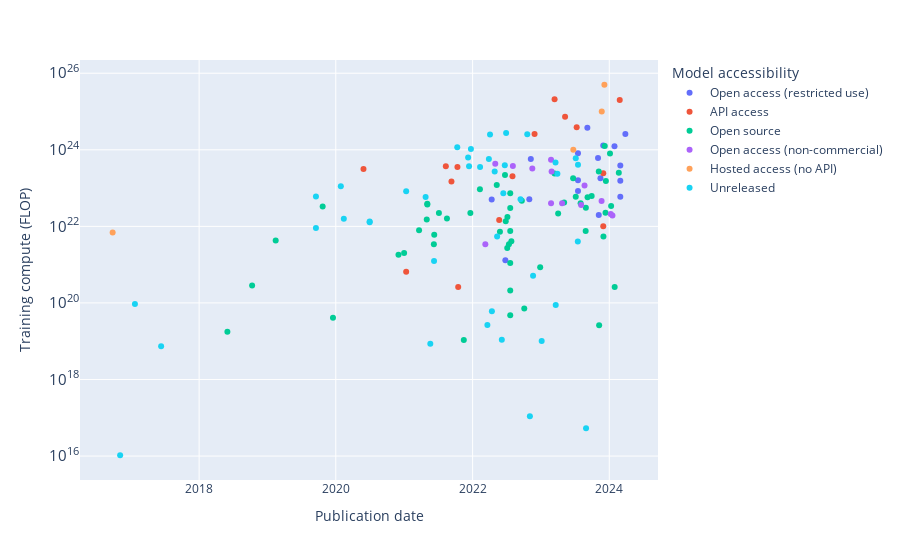

The cell this chart's notebook holds for it:
### Code cell
fig = px.scatter(
    access_df,
    x='Publication date',
    y='Training compute (FLOP)',
    color='Model accessibility',
    hover_data=['System'],
    log_y=True,
)

save_plot(fig, results_dir, 'training_compute_by_model_accessibility')

fig.show()

### Figure 1 — Plotly figure (JSON) as saved in the notebook; plotly's stock layout.template omitted (floating-point values rounded to 4 significant figures)
{"data": [{"customdata": [["DBRX"], ["StarCoder 2 15B"], ["StarCoder 2 7B"], ["StarCoder 2 3B"], ["Code Llama-70B"], ["Qwen-72B"], ["Nemotron-3-8B"], ["CogVLM"], ["Yi-34B"], ["Falcon 180B"], ["Llama 2-70B"], ["Llama 2-7B"], ["Llama 2-13B"], ["BLOOM-176B"], ["Taiyi-Stable Diffusion"], ["GPT-SW3"], ["Stable Diffusion (LDM-KL-8-G)"]], "hovertemplate": "Model accessibility=Open access (restricted use)<br>Publication date=%{x}<br>Training compute (FLOP)=%{y}<br>System=%{customdata[0]}<extra></extra>", "legendgroup": "Open access (restricted use)", "marker": {"color": "#636efa", "symbol": "circle"}, "mode": "markers", "name": "Open access (restricted use)", "orientation": "v", "showlegend": true, "type": "scatter", "x": ["2024-03-27", "2024-02-29", "2024-02-29", "2024-02-29", "2024-01-29", "2023-11-30", "2023-11-15", "2023-11-06", "2023-11-02", "2023-09-06", "2023-07-18", "2023-07-18", "2023-07-18", "2022-11-08", "2022-10-31", "2022-06-25", "2022-04-13"], "xaxis": "x", "y": [2.6e+24, 3.87e+23, 1.55e+23, 5.94e+22, 1.23e+24, 1.3e+24, 1.8e+23, 1.988e+22, 6.1e+23, 3.76e+24, 8.1e+23, 8.4e+22, 1.6e+23, 5.77e+23, 5.1e+22, 1.3e+21, 5e+22], "yaxis": "y"}, {"customdata": [["Mistral Large"], ["Granite 13B"], ["Cohere Command Light"], ["Claude 2"], ["PaLM 2"], ["GPT-4"], ["GPT-3.5 (text-davinci-003)"], ["AlexaTM 20B"], ["Imagen"], ["PAGnol-XL"], ["Yuan 1.0"], ["HyperCLOVA"], ["Jurassic-1-Jumbo"], ["Wu Dao - Wen Yuan"], ["GPT-3 175B (davinci)"]], "hovertemplate": "Model accessibility=API access<br>Publication date=%{x}<br>Training compute (FLOP)=%{y}<br>System=%{customdata[0]}<extra></extra>", "legendgroup": "API access", "marker": {"color": "#EF553B", "symbol": "circle"}, "mode": "markers", "name": "API access", "orientation": "v", "showlegend": true, "type": "scatter", "x": ["2024-02-26", "2023-11-30", "2023-11-30", "2023-07-11", "2023-05-10", "2023-03-15", "2022-11-28", "2022-08-02", "2022-05-23", "2021-10-16", "2021-10-12", "2021-09-10", "2021-08-11", "2021-01-11", "2020-05-28"], "xaxis": "x", "y": [2e+25, 2.44e+23, 1.001e+22, 3.866e+24, 7.34e+24, 2.1e+25, 2.578e+24, 2.044e+23, 1.46e+22, 259200000000000000000, 3.538e+23, 1.476e+23, 3.7e+23, 650280960000000000000, 3.14e+23], "yaxis": "y"}, {"customdata": [["Gemma 7B"], ["LLaVA-NeXT-34B (LLaVA-1.6)"], ["DeepSeekMoE-16B"], ["DeepSeek LLM 67B"], ["Poro34B (700B token checkpoint)"], ["Phi-2"], ["XVERSE-65B-2"], ["Mamba-2.8B"], ["MultiBand Diffusion"], ["Whisper v3"], ["StableLM-3B-4E1T"], ["FLM-101B"], ["Jais"], ["PeptideBERT"], ["JIANG"], ["CodeGen2.5"], ["MPT-30B"], ["MPT-7B"], ["Pythia-12b"], ["Falcon-40B"], ["Hybrid H3-2.7B"], ["DiffDock"], ["Whisper"], ["ProtGPT2"], ["ESM2-15B"], ["ESM2-3B"], ["ESM2-650M"], ["ESM2-150M"], ["ESM2-35M"], ["ESM2-8M"], ["Rita-XLarge"], ["NLLB"], ["CodeT5-large"], ["ProGen2-xlarge"], ["YaLM"], ["Tranception"], ["UL2"], ["GPT-NeoX-20B"], ["XGLM"], ["EquiDock"], ["ProteinLM"], ["ERNIE 3.0"], ["DeBERTa"], ["ViT-G/14"], ["ProtT5-XXL-BFD"], ["ProtBERT-BFD"], ["GPT-J-6B"], ["GPT-Neo-2.7B"], ["AraGPT2-Mega"], ["CPM-Large"], ["SeqVec"], ["T5-11B"], ["GPT-2 (1.5B)"], ["BERT-Large"], ["GPT"]], "hovertemplate": "Model accessibility=Open source<br>Publication date=%{x}<br>Training compute (FLOP)=%{y}<br>System=%{customdata[0]}<extra></extra>", "legendgroup": "Open source", "marker": {"color": "#00cc96", "symbol": "circle"}, "mode": "markers", "name": "Open source", "orientation": "v", "showlegend": true, "type": "scatter", "x": ["2024-02-21", "2024-01-30", "2024-01-11", "2024-01-05", "2023-12-14", "2023-12-12", "2023-12-08", "2023-12-01", "2023-11-08", "2023-11-06", "2023-09-29", "2023-09-07", "2023-08-29", "2023-08-28", "2023-08-01", "2023-07-06", "2023-06-22", "2023-05-05", "2023-04-03", "2023-03-15", "2022-12-28", "2022-10-04", "2022-09-21", "2022-07-27", "2022-07-21", "2022-07-21", "2022-07-21", "2022-07-21", "2022-07-21", "2022-07-21", "2022-07-14", "2022-07-06", "2022-07-05", "2022-06-27", "2022-06-23", "2022-05-27", "2022-05-10", "2022-02-09", "2021-12-20", "2021-11-15", "2021-08-17", "2021-07-05", "2021-06-10", "2021-06-08", "2021-05-04", "2021-05-04", "2021-05-01", "2021-03-21", "2020-12-31", "2020-12-01", "2019-12-17", "2019-10-23", "2019-02-14", "2018-10-11", "2018-06-01"], "xaxis": "x", "y": [2.52e+23, 258785280000000000000, 3.4e+22, 8.04e+23, 1.53e+23, 2.27e+22, 1.248e+24, 5.4e+21, 26000000000000000000, 2.7e+23, 6.21e+22, 5.72e+22, 3.08e+22, 7.6e+21, 4.03e+22, 5.9e+22, 1.8e+23, 4.2e+22, 2.16e+22, 2.4e+23, 849000000000000000000, 72000000000000000000, 4.65e+22, 4.1e+21, 7.35e+22, 3e+22, 7.56e+21, 1.1e+21, 209999999999999970000, 48000000000000000000, 3.4e+21, 1.751e+22, 2.72e+21, 1.35e+22, 2.2e+23, 7.24e+21, 1.2e+23, 9.316e+22, 2.25e+22, 10800000000000000000, 1.6e+22, 2.25e+22, 6e+21, 3.4e+21, 3.7e+22, 3.9e+22, 1.5e+22, 7.9e+21, 2e+21, 1.8e+21, 41000000000000000000, 3.3e+22, 4.3e+21, 285000000000000000000, 17578125000000000000], "yaxis": "y"}, {"customdata": [["StableLM-2-1.6B"], ["Stable Code 3B"], ["Orca 2-13B"], ["IDEFICS"], ["Weblab-10B"], ["WizardLM-7B"], ["LLaMA-33B"], ["LLaMA-65B"], ["LLaMA-7B"], ["Galactica"], ["GLM-130B"], ["OPT-175B"], ["ViT-G (model soup)"]], "hovertemplate": "Model accessibility=Open access (non-commercial)<br>Publication date=%{x}<br>Training compute (FLOP)=%{y}<br>System=%{customdata[0]}<extra></extra>", "legendgroup": "Open access (non-commercial)", "marker": {"color": "#ab63fa", "symbol": "circle"}, "mode": "markers", "name": "Open access (non-commercial)", "orientation": "v", "showlegend": true, "type": "scatter", "x": ["2024-01-18", "2024-01-09", "2023-11-21", "2023-08-22", "2023-08-04", "2023-04-24", "2023-02-27", "2023-02-24", "2023-02-24", "2022-11-16", "2022-08-04", "2022-05-02", "2022-03-10"], "xaxis": "x", "y": [1.92e+22, 2.106e+22, 4.6e+22, 1.159e+23, 3.6e+22, 4.02e+22, 2.73e+23, 5.5e+23, 4.02e+22, 3.24e+23, 3.778e+23, 4.3e+23, 3.4e+21], "yaxis": "y"}, {"customdata": [["Gemini Ultra"], ["Inflection-2"], ["Inflection-1"], ["GNMT"]], "hovertemplate": "Model accessibility=Hosted access (no API)<br>Publication date=%{x}<br>Training compute (FLOP)=%{y}<br>System=%{customdata[0]}<extra></extra>", "legendgroup": "Hosted access (no API)", "marker": {"color": "#FFA15A", "symbol": "circle"}, "mode": "markers", "name": "Hosted access (no API)", "orientation": "v", "showlegend": true, "type": "scatter", "x": ["2023-12-06", "2023-11-22", "2023-06-23", "2016-09-26"], "xaxis": "x", "y": [5e+25, 1.001e+25, 1e+24, 6.9e+21], "yaxis": "y"}, {"customdata": [["Swift"], ["Llama 2-34B"], ["RetNet"], ["xTrimoPGLM -100B"], ["BloombergGPT"], ["Sparse Wide GPT-3 Small"], ["PanGu-Σ"], ["VALL-E"], ["AR-LDM"], ["Mogrifier RLSTM (WT2)"], ["U-PaLM (540B)"], ["PaLI"], ["Minerva (540B)"], ["Parti"], ["CoCa"], ["DITTO"], ["Gato"], ["Flamingo"], ["Sparse all-MLP"], ["PaLM (540B)"], ["Chinchilla"], ["Segatron-XL large, M=384 + HCP"], ["LaMDA"], ["ERNIE 3.0 Titan"], ["GLaM"], ["Gopher (280B)"], ["Megatron-Turing NLG 530B"], ["EMDR"], ["MedBERT"], ["PanGu-α"], ["Switch"], ["GShard (dense)"], ["GShard (600B)"], ["Turing-NLG"], ["Meena"], ["Megatron-BERT"], ["Megatron-LM (8.3B)"], ["Transformer"], ["MoE"], ["Neural Architecture Search with base 8 and shared embeddings"]], "hovertemplate": "Model accessibility=Unreleased<br>Publication date=%{x}<br>Training compute (FLOP)=%{y}<br>System=%{customdata[0]}<extra></extra>", "legendgroup": "Unreleased", "marker": {"color": "#19d3f3", "symbol": "circle"}, "mode": "markers", "name": "Unreleased", "orientation": "v", "showlegend": true, "type": "scatter", "x": ["2023-08-30", "2023-07-18", "2023-07-17", "2023-07-06", "2023-03-30", "2023-03-21", "2023-03-20", "2023-01-05", "2022-11-20", "2022-11-03", "2022-10-20", "2022-09-14", "2022-06-29", "2022-06-22", "2022-06-14", "2022-06-06", "2022-05-12", "2022-04-29", "2022-04-14", "2022-04-04", "2022-03-29", "2022-03-21", "2022-02-10", "2021-12-23", "2021-12-13", "2021-12-08", "2021-10-11", "2021-06-09", "2021-05-20", "2021-04-25", "2021-01-11", "2020-06-30", "2020-06-30", "2020-02-13", "2020-01-28", "2019-09-17", "2019-09-17", "2017-06-12", "2017-01-23", "2016-11-05"], "xaxis": "x", "y": [53370000000000000, 4.08e+23, 4.02e+21, 6e+23, 2.36e+23, 88400000000000000000, 4.67e+23, 10100000000000000000, 510000000000000000000, 109000000000000000, 2.53e+24, 5.1e+22, 2.742e+24, 3.963e+23, 7.3e+22, 11000000000000000000, 5.44e+21, 2.7e+23, 60770304000000000000, 2.527e+24, 5.76e+23, 26500000000000000000, 3.55e+23, 1.042e+24, 3.74e+23, 6.31e+23, 1.17e+24, 1.24e+21, 8545824000000000000, 5.83e+22, 8.22e+22, 1.28e+22, 1.33e+22, 1.57e+22, 1.12e+23, 6.027e+22, 9.1e+21, 7424524800000000000, 93939056640000000000, 10500000000000000], "yaxis": "y"}], "layout": {"legend": {"title": {"text": "Model accessibility"}, "tracegroupgap": 0}, "margin": {"t": 60}, "xaxis": {"anchor": "y", "domain": [0, 1], "title": {"text": "Publication date"}}, "yaxis": {"anchor": "x", "domain": [0, 1], "title": {"text": "Training compute (FLOP)"}, "type": "log"}}}
